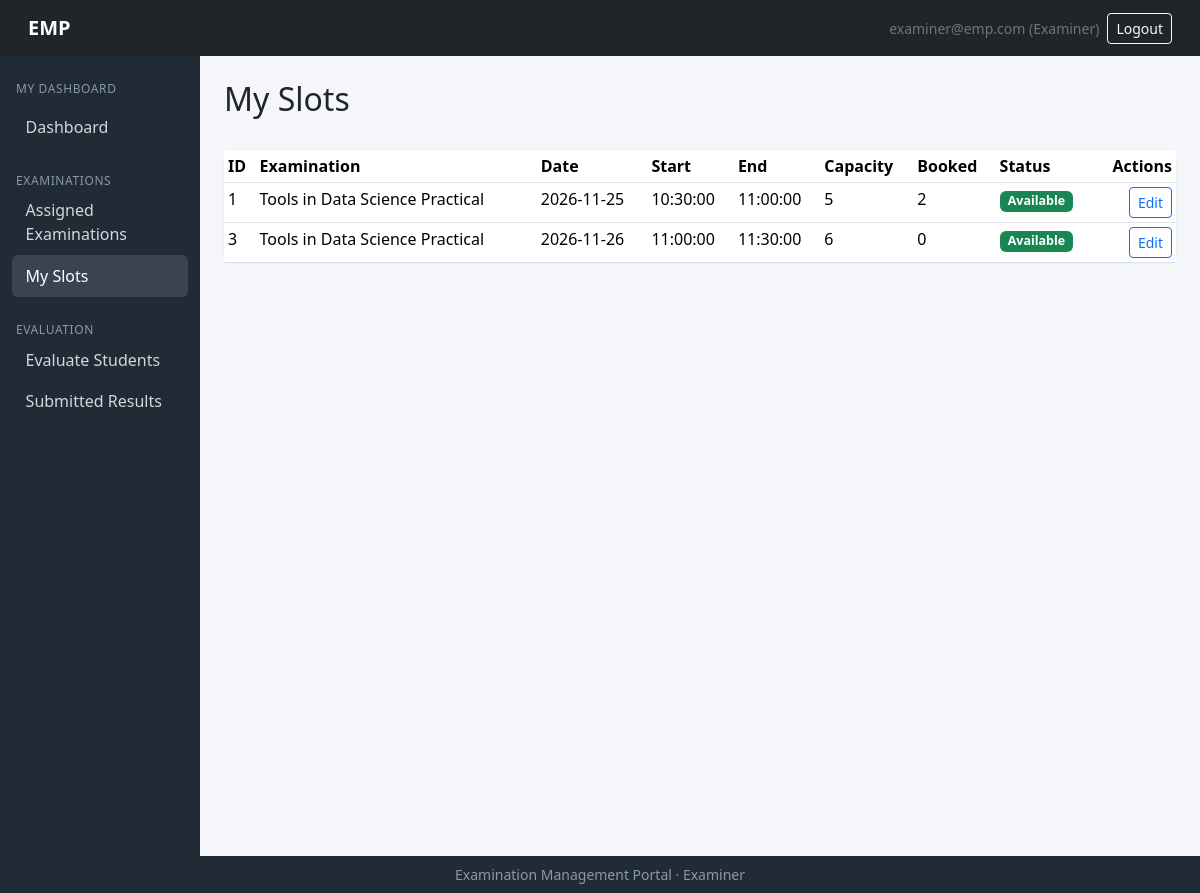
Page /examiner/slots (signed in) on the earlier database version.
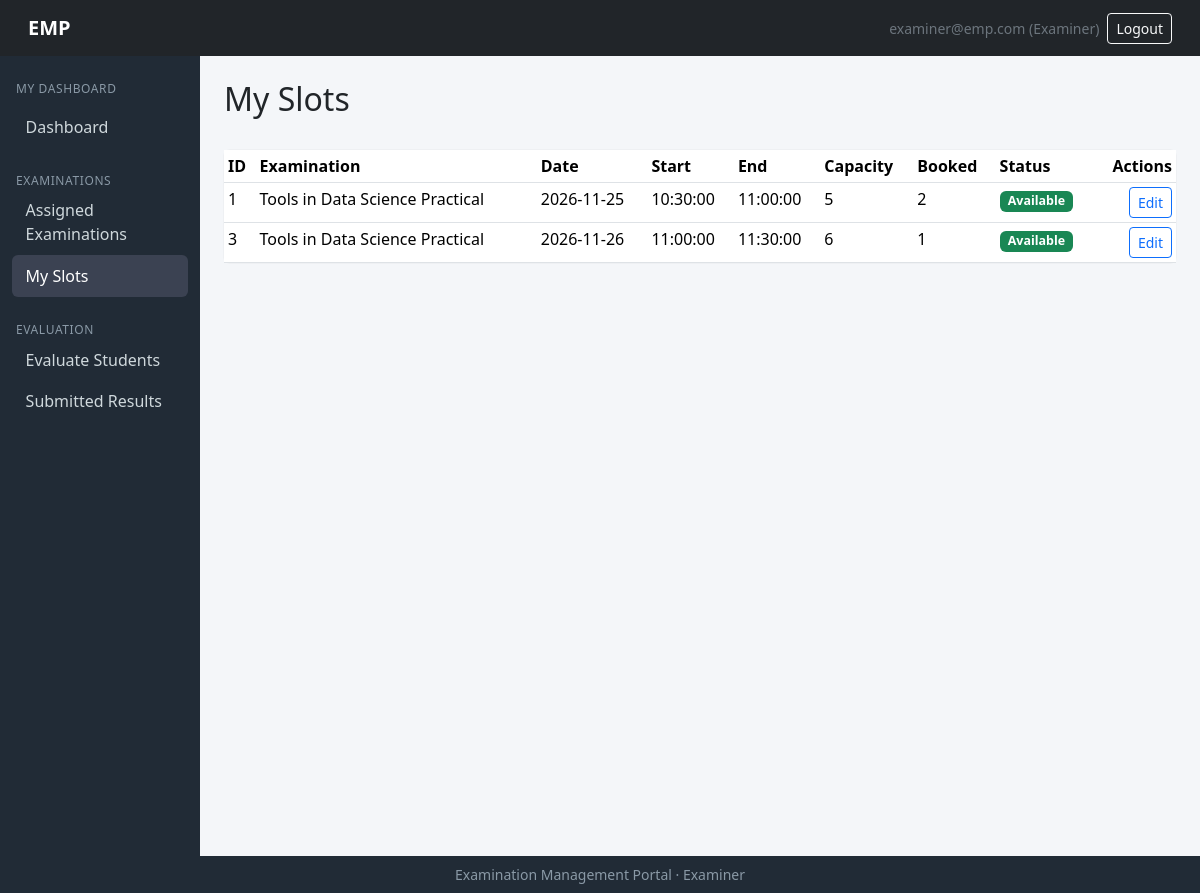
Same page on the later database version.
### models/models.py (models this page shows)
class Examination(db.Model):
    __tablename__ = "examinations"
    id   = db.Column(db.Integer, primary_key=True)
    course_id = db.Column(db.Integer, db.ForeignKey("courses.id"), nullable=False)
    name     = db.Column(db.String(150), nullable=False)
    exam_type= db.Column(db.String(30), nullable=False)   # Viva|Practical|Project Demo|Assessment
    duration = db.Column(db.Integer, nullable=False)       # in minutes ig?
    max_marks = db.Column(db.Integer, nullable=False)
    slot_creation_start = db.Column(db.DateTime)
    slot_creation_end=db.Column(db.DateTime)
    slot_booking_start  = db.Column(db.DateTime)
    slot_booking_end  = db.Column(db.DateTime)
    status = db.Column(db.String(20), default="draft")  # draft|slot_creation|booking_open|closed|completed perhaps
    rubrics = db.relationship("Rubric", backref="exam")
    slots  = db.relationship("ExaminationSlot", backref="exam")

class ExaminationSlot(db.Model):
    __tablename__ = "examination_slots"
    id  = db.Column(db.Integer, primary_key=True)
    exam_id  = db.Column(db.Integer, db.ForeignKey("examinations.id"), nullable=False)
    examiner_id=db.Column(db.Integer, db.ForeignKey("examiners.id"), nullable=False)
    date = db.Column(db.Date, nullable=False)
    start_time= db.Column(db.Time, nullable=False)
    end_time       = db.Column(db.Time, nullable=False)
    max_capacity   = db.Column(db.Integer, nullable=False)
    available_seats = db.Column(db.Integer, nullable=False)
    status         = db.Column(db.String(20), default="available")  # available|full|cancelled|completed
    bookings  = db.relationship("Booking", backref="slot")

### routes/examiner_routes.py (the view)
@examiner_bp.route('/slots')
@login_required
def slots():
    if current_user.role != 'examiner':
        flash('Access denied.', 'danger')
        return redirect(url_for('auth.login'))
    examiner = get_examiner_or_abort()
    if not examiner:
        flash('Examiner profile not found.', 'danger')
        return redirect(url_for('auth.login'))
    my_slots = []
    for s in examiner.slots:
        my_slots.append({
            'id': s.id,
            'exam_name': s.exam.name,
            'date': s.date,
            'start_time': s.start_time,
            'end_time': s.end_time,
            'capacity': s.max_capacity,
            'booked': s.max_capacity - s.available_seats,
            'status': s.status.capitalize(),
        })
    return render_template('examiner/slots.html', my_slots=my_slots)

### app.py (called while the page is built)
@login_manager.user_loader
def load_user(user_id):
    return User.query.get(int(user_id))

### routes/examiner_routes.py (called while the page is built)
def get_examiner_or_abort():
    examiner = Examiner.query.filter_by(user_id=current_user.id).first()
    return examiner

### templates/examiner/slots.html (shortened to what this page needs)
{% extends "examiner/base_examiner.html" %}
{% import "admin/_macros.html" as macros %}
{% import "admin/_status.html" as status %}
{% block content %}
<div class="d-flex justify-content-between align-items-center mb-4">
    <h2>My Slots</h2>
</div>
<div class="card">
    <div class="table-responsive">
        <table class="table table-sm table-hover mb-0">
            <thead>
                <tr>
                    <th>ID</th>
                    <th>Examination</th>
                    <th>Date</th>
                    <th>Start</th>
                    <th>End</th>
                    <th>Capacity</th>
                    <th>Booked</th>
                    <th>Status</th>
                    <th class="text-end">Actions</th>
                </tr>
            </thead>
            <tbody>
                {% for slot in my_slots %}
                    <tr>
                        <td>{{ slot.id }}</td>
                        <td>{{ slot.exam_name }}</td>
                        <td>{{ slot.date }}</td>
                        <td>{{ slot.start_time }}</td>
                        <td>{{ slot.end_time }}</td>
                        <td>{{ slot.capacity }}</td>
                        <td>{{ slot.booked }}</td>
                        <td>{{ status.status_badge(slot.status) }}</td>
                        <td class="text-end">
                            <a class="btn btn-sm btn-outline-primary" href="{{ url_for('examiner.slot_edit', slot_id=slot.id) }}">Edit</a>
                        </td>
                    </tr>
                {% else %}
                    <tr><td colspan="9" class="text-center text-muted py-4">No slots created yet.</td></tr>
                {% endfor %}
            </tbody>
        </table>
    </div>
</div>
{% endblock %}

### templates/admin/_status.html
{% macro status_badge(status) %}
{% set m = {
  'Draft':'secondary',
  'Slot Creation':'info',
  'Booking Open':'primary',
  'Closed':'warning',
  'Completed':'success',
  'Available':'success',
  'Full':'danger',
  'Cancelled':'dark',
  'Completed':'success',
  'Booked':'primary',
  'Cancelled':'dark',
  'Completed':'success',
  'Active':'success',
  'Inactive':'secondary',
  'Pending':'warning',
  'Approved':'success',
  'Rejected':'danger',
  'Open':'success',
  'Closed':'danger'
} %}
{% set color = m.get(status, 'secondary') %}
<span class="badge bg-{{ color }} badge-status">{{ status }}</span>
{% endmacro %}

Differences in the rows shown:
changed Examination (number 2 of 2 on the later page): booked "0" → "1"
